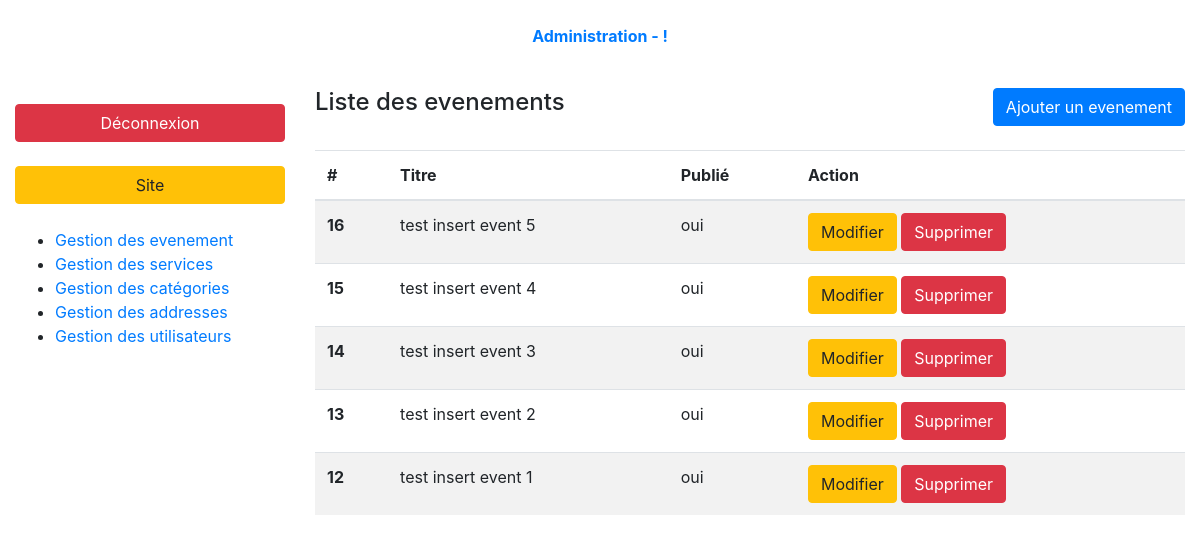
/index.php?page=admin-events-list (signed in), run on the app's committed database.
### tables this page shows
CREATE TABLE `events` (
  `id` int(10) UNSIGNED NOT NULL,
  `title` varchar(255) NOT NULL,
  `summary` varchar(255) NOT NULL,
  `content` text NOT NULL,
  `event_date` date NOT NULL,
  `event_time` time DEFAULT NULL,
  `phone_number` varchar(15) DEFAULT NULL,
  `is_published` tinyint(1) UNSIGNED NOT NULL DEFAULT '0' COMMENT 'Publiée ? oui/non',
  `published_at` date NOT NULL COMMENT 'date a publier sur le site',
  `created_at` timestamp NOT NULL DEFAULT CURRENT_TIMESTAMP,
  `address_id` int(10) UNSIGNED NOT NULL,
  `category_id` int(10) UNSIGNED NOT NULL
);

### controller/backend/events.php (called while the page is built, shortened)
<?php
require_once ('././model/events.php');
function eventsList(){
    $events = getEvents(FALSE, TRUE);
    require_once './views/backend/eventsList.php';
}

### model/events.php (called while the page is built, shortened)
<?php
    function getEvents($eventId = FALSE, $backOffice = FALSE, $eventDate = FALSE)
    {
        $db = dbConnect();
        if ($eventId){
            $queryString = 'SELECT e.*, GROUP_CONCAT(m.name) AS name, a.address, a.zip_code, a.city, a.country, a.location, c.id AS category_id, c.name AS category_name';
        }
        else{
            $queryString = 'SELECT e.id, e.title, e.summary, e.is_published, GROUP_CONCAT(m.name) AS name, c.name AS category_name';
        }
        $queryString .= ' FROM addresses a INNER JOIN events e
        ON a.id = e.address_id
        INNER JOIN medias m
        ON e.id = m.event_id
        INNER JOIN categories c
        ON c.id = e.category_id';
        if (!$eventId && !$backOffice && !$eventDate){
            $queryString .= ' WHERE is_published = 1
            GROUP BY e.id';
        }
        elseif (!$eventId && $backOffice){
            $queryString .= ' GROUP BY e.id
            ORDER BY created_at DESC';
        }
        elseif ($eventId && !$backOffice){
            $queryString .= ' WHERE is_published = 1 AND e.id = :id';
        }
        elseif (!$eventId && !$backOffice && $eventDate){
            $queryString .= ' WHERE is_published = 1 AND e.event_date = :eventDate
            GROUP BY e.id
            ORDER BY created_at DESC';
        }
        elseif ($eventId && $backOffice){
            $queryString .= ' WHERE e.id = :id';
        }
        $query = $db->prepare($queryString);
        if (!$eventId){
            if ($eventDate){
                $query->execute(['eventDate' => $eventDate]);
            }
            else{
                $query->execute();
            }
            return $query->fetchAll(PDO::FETCH_ASSOC);
        }
        else{
            $query->execute(['id' => $eventId]);
            return $query->fetch(PDO::FETCH_ASSOC);
        }
    }

### views/backend/eventsList.php (the view, shortened to what this page needs)
    <div class="container-fluid">
        <?php require '././partials/backend/header.php'; ?>
        <div class="row my-3 index-content">
            <?php require '././partials/backend/nav.php'; ?>
            <section class="col-9">
                <header class="pb-4 d-flex justify-content-between">
                    <h4>Liste des evenements</h4>
                    <a class="btn btn-primary" href="index.php?page=admin-events-form">Ajouter un evenement</a>
                </header>
                <table class="table table-striped">
                    <thead>
                    <tr>
                        <th>#</th>
                        <th>Titre</th>
                        <th>Publié</th>
                        <th>Action</th>
                    </tr>
                    </thead>
                    <tbody>
                    <?php foreach($events as $event): ?>
                        <tr>
                            <th><?= $event['id'];?></th>
                            <td><?= $event['title'];?></td>
                            <td><?= ($event['is_published'] == 0) ? 'non' : 'oui' ;?></td>
                            <td>
                                <a href="index.php?page=admin-events-form&event-id=<?= $event['id'];?>&action=edit" class="btn btn-warning">Modifier</a>
                                <a onclick="return confirm('Are you sure?')" href="index.php?page=admin-events-list&event-id=<?= $event['id'];?>&action=delete" class="btn btn-danger">Supprimer</a>
                            </td>
                        </tr>
                    <?php endforeach; ?>
                    </tbody>
                </table>
            </section>
        </div>
    </div>
<?php $content = ob_get_clean(); ?>
<?php require 'layout.php'; ?>

### partials/backend/header.php
<header class="row mb-3 main-header">
    <div class="col py-4 text-center">
        <a href="index.php?page=admin"><b>Administration - !</b></a>
    </div>
</header>

### partials/backend/nav.php (shortened to what this page needs)
<nav class="col-3 py-2 categories-nav">
    <a class="d-block btn btn-danger mb-4 mt-2" href="/index.php?logout">Déconnexion</a>
    <a class="d-block btn btn-warning mb-4 mt-2" href="/index.php">Site</a>
    <ul>
        <li><a href="index.php?page=admin-events-list">Gestion des evenement </a></li>
        <li><a href="index.php?page=admin-services-list">Gestion des services </a></li>
        <li><a href="index.php?page=admin-categories-list">Gestion des catégories </a></li>
        <li><a href="index.php?page=admin-addresses-list">Gestion des addresses </a></li>
        <li><a href="index.php?page=admin-users-list">Gestion des utilisateurs </a></li>
    </ul>
</nav>

### index.php (shortened to what this page needs)
<?php
require 'controller/frontend/events.php';
require 'controller/backend/events.php';
try{
    if(isset($_GET['page'])){
        switch ($_GET['page']) {
            case 'admin-events-list':
                eventsList();
                break;
        }
    }
}
catch (Exception $e){
    echo 'Erreur : ' . $e->getMessage();
}

### views/backend/layout.php (shortened to what this page needs)
<!doctype html>
<html lang="fr">
<head>
    <?php require './partials/backend/headAssets.php'; ?>
</head>
    <body>
        <?= $content ?>
    </body>
</html>

### partials/backend/headAssets.php (shortened to what this page needs)
<link rel="stylesheet" href="https://maxcdn.bootstrapcdn.com/bootstrap/4.0.0-alpha.6/css/bootstrap.min.css">

### data on the page
events: id "16", title "test insert event 5", is_published "oui"
events: id "15", title "test insert event 4", is_published "oui"
events: id "14", title "test insert event 3", is_published "oui"
events: id "13", title "test insert event 2", is_published "oui"
events: id "12", title "test insert event 1", is_published "oui"
